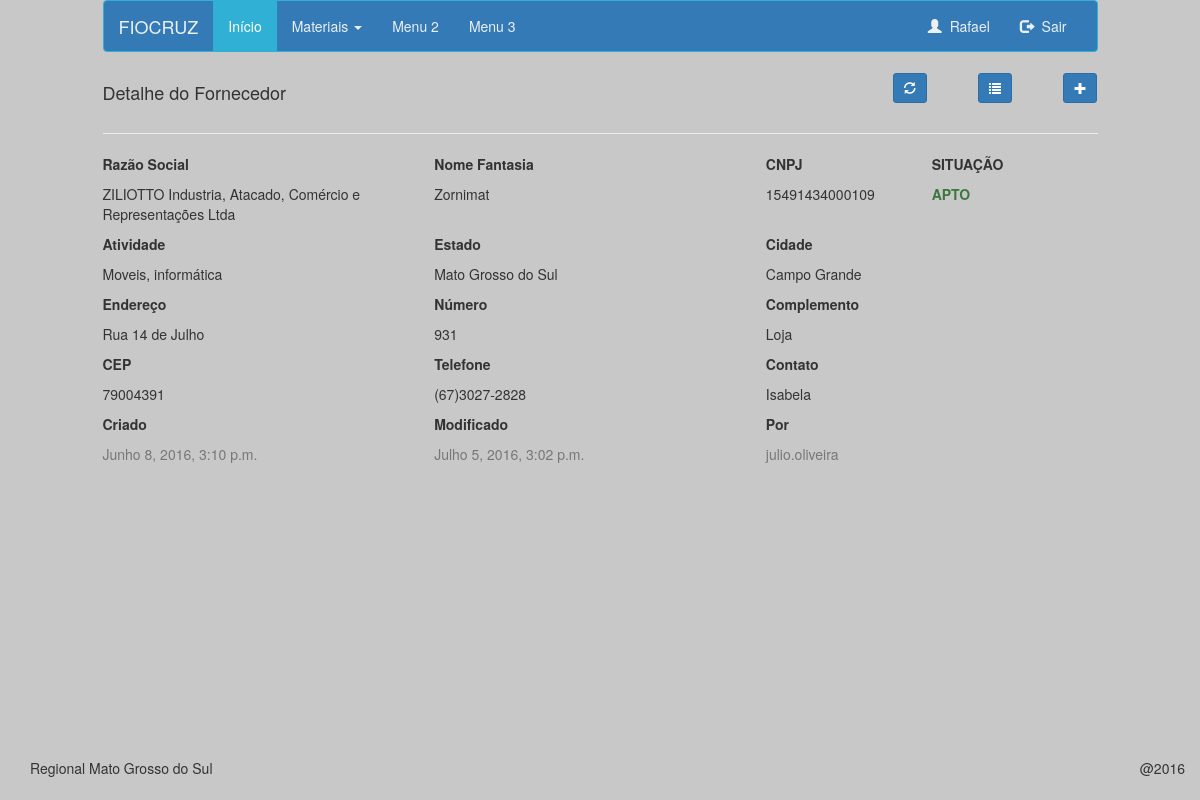
Page /fornecedor/detalhe/1/ (signed in) on the earlier database version.
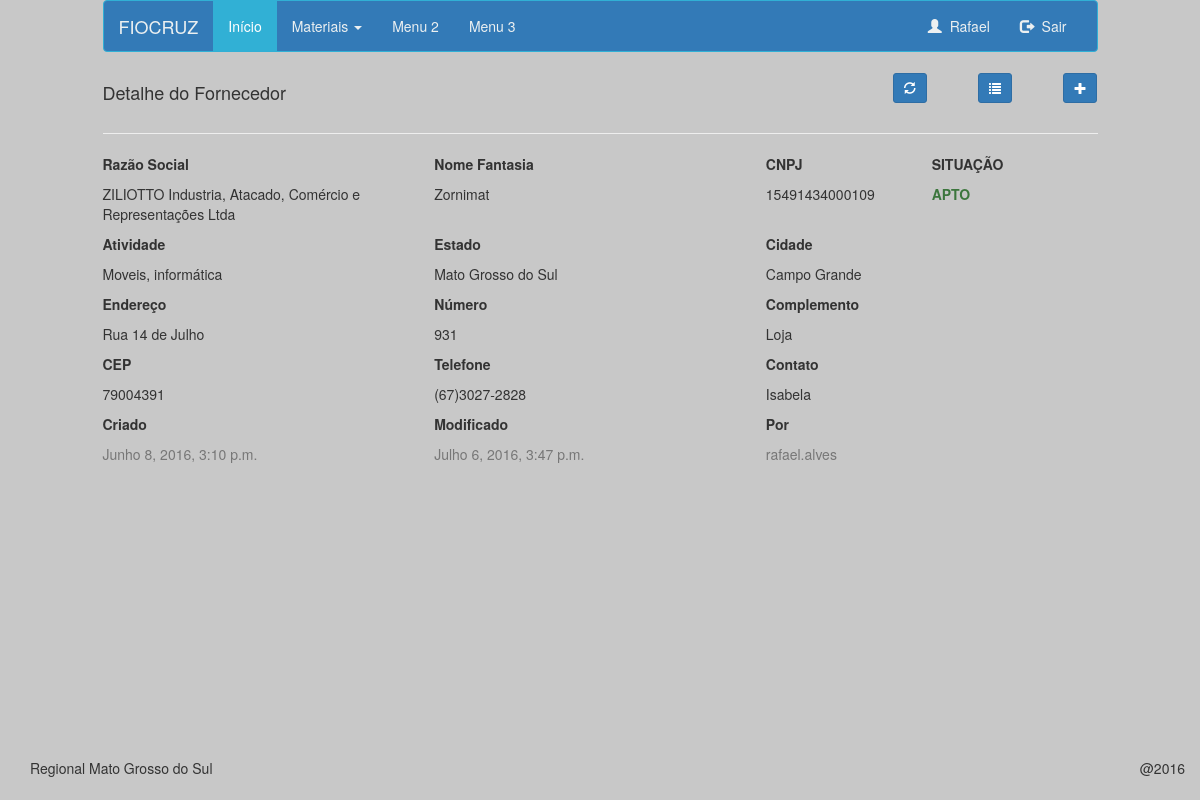
Same page on the later database version.
### fornecedor/models.py (models this page shows, shortened)
class Fornecedor(models.Model):
	razaosocial	= models.CharField(max_length=80,null=False)
	nomefantasia= models.CharField(max_length=40,null=False)
	cnpj		= models.CharField(max_length=14,null=False)
	atividade	= models.CharField(max_length=20,null=False)
	estado		= models.ForeignKey(Estado)
	cidade		= models.ForeignKey(Municipio)
	endereco 	= models.CharField(max_length=40,null=False)
	numero		= models.CharField(max_length=6,null=False)
	complemento	= models.CharField(max_length=40,null=True)
	cep			= models.CharField(max_length=8,null=False)
	telefone	= models.CharField(max_length=20,null=False)
	contato		= models.CharField(max_length=40,null=True)
	criado	 	= models.DateTimeField(auto_now=False,auto_now_add=True)
	atualizado 	= models.DateTimeField(auto_now=True,auto_now_add=False)
	situacao	= models.BooleanField()
	usuario	    = models.ForeignKey(settings.AUTH_USER_MODEL)
	class Meta:
		ordering = ['-atualizado','-criado']
		permissions = (
            ('pode_administrar', 'Pode Administrar'),
        )
	def get_absolute_url(self):
		return reverse('fornecedor:detalhe', kwargs={'id':self.id})

### core/models.py (models this page shows, shortened)
class Estado(models.Model):
	sigla		= models.CharField(max_length=2,null=False)
	nome		= models.CharField(max_length=20,null=False)
	criado	 	= models.DateTimeField(auto_now=False,auto_now_add=True)
	atualizado 	= models.DateTimeField(auto_now=True,auto_now_add=False)
	class Meta:
		ordering = ['sigla']
	def __str__(self):
		return self.nome

class Municipio(models.Model):
	nome		= models.CharField(max_length=30)
	estado      = models.ForeignKey(Estado)
	criado	 	= models.DateTimeField(auto_now=False,auto_now_add=True)
	atualizado 	= models.DateTimeField(auto_now=True,auto_now_add=False)
	class Meta:
		ordering = ['nome']
	def __str__(self):
		return self.nome

### fornecedor/views.py (the view)
# urls.py: url(r'^detalhe/(?P<id>\d+)/$', fornecedor_detalhe, name='detalhe'),
@login_required
def fornecedor_detalhe(request,id):
	queryset_detalhe = Fornecedor.objects.get(id=id)
	context = { 'fornecedor':queryset_detalhe}
	return render(request,'fornecedor_detalhe.html', context)

### fornecedor/templates/fornecedor_detalhe.html
{% extends 'base.html' %}
{% block header %}
<div class="row">
    <div class="col-sm-4">
        <h4>Detalhe do Fornecedor</h4>
    </div>
    <div class="col-sm-5">
    </div>
    <form>
        <div class="col-sm-1 text-right">
            <button title='Atualizar lista' class='btn btn-primary btn-sm' type='submit' formaction="{{ fornecedor.get_absolute_url }}">
            <span class="glyphicon glyphicon-refresh"></span></button>
        </div>
        <div class="col-sm-1 text-right">
            <button title='Listar Fornecedores' class='btn btn-primary btn-sm' type='submit' formaction="{%  url 'fornecedor:lista' %}">
            <span class="glyphicon glyphicon-list"></span></button>
        </div>
        <div class="col-sm-1 text-right">
        {% if perms.armazem.pode_administrar %}
            <button title='Novo Fornecedor' class='btn btn-primary btn-sm' type='submit' formaction="{%  url 'fornecedor:cria' %}">
            <span class="glyphicon glyphicon-plus"></span></button>
        {% endif %}
        </div>
    </form>
</div>
{% endblock %}
{% block main %}
<hr>
<div class="row col-sm-12">
	<div class="row">
  		<div class="col-sm-4">
    		<p><strong>Razão Social</strong></p>
    		<p>{{fornecedor.razaosocial}}</p>
  		</div>
  		<div class="col-sm-4">
    		<p><strong>Nome Fantasia</strong></p>
    		<p>{{fornecedor.nomefantasia}}</p>
  		</div>
  		<div class="col-sm-2">
    		<p><strong>CNPJ</strong></p>
    		<p>{{fornecedor.cnpj}}</p>
  		</div>
      <div class="col-sm-2">
      <p><strong>SITUAÇÃO</strong></p>
        {% if fornecedor.situacao %}
          <p><strong class='text-success'>APTO</strong></p>
        {% else %}
          <p><strong class='text-danger'>NÃO APTO</strong></p>
        {% endif %}
      </div>
	</div>
</div>
<div class="row col-sm-12">
  <div class="row">
      <div class="col-sm-4">
        <p><strong>Atividade</strong></p>
        <p>{{fornecedor.atividade}}</p>
      </div>
      <div class="col-sm-4">
        <p><strong>Estado</strong></p>
        <p>{{fornecedor.estado}}</p>
      </div>
      <div class="col-sm-4">
        <p><strong>Cidade</strong></p>
        <p>{{fornecedor.cidade}}</p>
      </div>
  </div>
</div>
<div class="row col-sm-12">
	<div class="row">
      <div class="col-sm-4">
        <p><strong>Endereço</strong></p>
        <p>{{fornecedor.endereco}}</p>
      </div>
      <div class="col-sm-4">
        <p><strong>Número</strong></p>
        <p>{{fornecedor.numero}}</p>
      </div>
  		<div class="col-sm-4">
        <p><strong>Complemento</strong></p>
        <p>{{fornecedor.complemento}}</p>
  		</div>
	</div>
</div>
<div class="row col-sm-12">
    <div class="row">
        <div class="col-sm-4">
          <p><strong>CEP</strong></p>
          <p>{{fornecedor.cep}}</p>
        </div>
        <div class="col-sm-4">
          <p><strong>Telefone</strong></p>
          <p>{{fornecedor.telefone}}</p>
        </div>
        <div class="col-sm-4">
          <p><strong>Contato</strong></p>
          <p>{{fornecedor.contato}}</p>
        </div>
    </div>
</div>
<div class="row col-sm-12">
    <div class="row">
        <div class="col-sm-4">
          <p><strong>Criado</strong></p>
          <p class='text-muted'>{{fornecedor.criado}}</p>
        </div>
        <div class="col-sm-4">
          <p><strong>Modificado</strong></p>
          <p class='text-muted'>{{fornecedor.atualizado}}</p>
        </div>
        <div class="col-sm-4">
          <p><strong>Por</strong></p>
          <p class='text-muted'>{{fornecedor.usuario}}</p>
        </div>
    </div>
</div>
{% endblock %}

Differences in the rows shown:
changed Fornecedor "ZILIOTTO Industria, Atacado, Comércio e Representações Ltda": atualizado "Julho 5, 2016, 3:02 p.m." → "Julho 6, 2016, 3:47 p.m."; usuario "julio.oliveira" → "rafael.alves"
